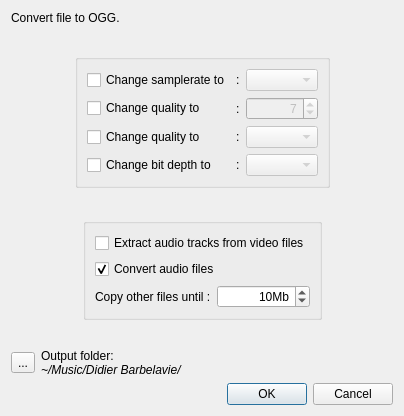
<?xml version="1.0" encoding="UTF-8"?>
<ui version="4.0">
 <class>Dialog</class>
 <widget class="QDialog" name="Dialog">
  <property name="geometry">
   <rect>
    <x>0</x>
    <y>0</y>
    <width>404</width>
    <height>416</height>
   </rect>
  </property>
  <property name="windowTitle">
   <string>Convert to OGG</string>
  </property>
  <layout class="QVBoxLayout" name="verticalLayout">
   <item>
    <widget class="QLabel" name="labelPresentation">
     <property name="text">
      <string>Convert file to OGG.</string>
     </property>
     <property name="wordWrap">
      <bool>true</bool>
     </property>
    </widget>
   </item>
   <item>
    <spacer name="verticalSpacer_3">
     <property name="orientation">
      <enum>Qt::Vertical</enum>
     </property>
     <property name="sizeHint" stdset="0">
      <size>
       <width>20</width>
       <height>40</height>
      </size>
     </property>
    </spacer>
   </item>
   <item>
    <layout class="QHBoxLayout" name="horizontalLayout_2">
     <item>
      <spacer name="horizontalSpacer">
       <property name="orientation">
        <enum>Qt::Horizontal</enum>
       </property>
       <property name="sizeHint" stdset="0">
        <size>
         <width>40</width>
         <height>20</height>
        </size>
       </property>
      </spacer>
     </item>
     <item>
      <widget class="QGroupBox" name="groupBox">
       <property name="title">
        <string/>
       </property>
       <layout class="QGridLayout" name="gridLayout_3">
        <item row="0" column="1">
         <layout class="QGridLayout" name="gridLayout">
          <item row="2" column="3">
           <widget class="QSpinBox" name="spinBoxOggQuality">
            <property name="enabled">
             <bool>false</bool>
            </property>
            <property name="alignment">
             <set>Qt::AlignRight|Qt::AlignTrailing|Qt::AlignVCenter</set>
            </property>
            <property name="minimum">
             <number>0</number>
            </property>
            <property name="maximum">
             <number>10</number>
            </property>
            <property name="value">
             <number>7</number>
            </property>
           </widget>
          </item>
          <item row="0" column="3">
           <widget class="QComboBox" name="comboBoxSamplerate">
            <property name="enabled">
             <bool>false</bool>
            </property>
            <property name="toolTip">
             <string>&lt;html&gt;&lt;head/&gt;&lt;body&gt;&lt;p&gt;44.100 KHz is used for Audio CD.&lt;br/&gt;48.000 KHz is commonly used for video.&lt;/p&gt;&lt;p&gt;Audio quality and file size increases with the value.&lt;/p&gt;&lt;/body&gt;&lt;/html&gt;</string>
            </property>
           </widget>
          </item>
          <item row="0" column="2">
           <widget class="QLabel" name="labelColonSamplerate">
            <property name="text">
             <string>:</string>
            </property>
           </widget>
          </item>
          <item row="2" column="2">
           <widget class="QLabel" name="labelColonOggQuality">
            <property name="text">
             <string>:</string>
            </property>
           </widget>
          </item>
          <item row="2" column="0">
           <widget class="QCheckBox" name="checkBoxOggQuality">
            <property name="text">
             <string>Change quality to</string>
            </property>
           </widget>
          </item>
          <item row="0" column="0">
           <widget class="QCheckBox" name="checkBoxSamplerate">
            <property name="toolTip">
             <string>&lt;html&gt;&lt;head/&gt;&lt;body&gt;&lt;p&gt;Check it if you want to specify the samplerate of the converted file(s).&lt;/p&gt;&lt;p&gt;If you don't check it, converted files will have the same samplerate as input files.&lt;/p&gt;&lt;/body&gt;&lt;/html&gt;</string>
            </property>
            <property name="layoutDirection">
             <enum>Qt::LeftToRight</enum>
            </property>
            <property name="text">
             <string>Change samplerate to</string>
            </property>
           </widget>
          </item>
          <item row="3" column="0">
           <widget class="QCheckBox" name="checkBoxMp3Quality">
            <property name="text">
             <string>Change quality to </string>
            </property>
           </widget>
          </item>
          <item row="4" column="0">
           <widget class="QCheckBox" name="checkBoxBitDepth">
            <property name="text">
             <string>Change bit depth to</string>
            </property>
           </widget>
          </item>
          <item row="3" column="2">
           <widget class="QLabel" name="labelColonMp3Quality">
            <property name="text">
             <string>:</string>
            </property>
           </widget>
          </item>
          <item row="4" column="2">
           <widget class="QLabel" name="labelColonBitDepth">
            <property name="text">
             <string>:</string>
            </property>
           </widget>
          </item>
          <item row="3" column="3">
           <widget class="QComboBox" name="comboBoxMp3Quality">
            <property name="enabled">
             <bool>false</bool>
            </property>
           </widget>
          </item>
          <item row="4" column="3">
           <widget class="QComboBox" name="comboBoxBitDepth">
            <property name="enabled">
             <bool>false</bool>
            </property>
           </widget>
          </item>
         </layout>
        </item>
       </layout>
      </widget>
     </item>
     <item>
      <spacer name="horizontalSpacer_2">
       <property name="orientation">
        <enum>Qt::Horizontal</enum>
       </property>
       <property name="sizeHint" stdset="0">
        <size>
         <width>40</width>
         <height>20</height>
        </size>
       </property>
      </spacer>
     </item>
    </layout>
   </item>
   <item>
    <spacer name="verticalSpacer_2">
     <property name="orientation">
      <enum>Qt::Vertical</enum>
     </property>
     <property name="sizeHint" stdset="0">
      <size>
       <width>20</width>
       <height>40</height>
      </size>
     </property>
    </spacer>
   </item>
   <item>
    <layout class="QHBoxLayout" name="horizontalLayout_3">
     <item>
      <spacer name="horizontalSpacer_3">
       <property name="orientation">
        <enum>Qt::Horizontal</enum>
       </property>
       <property name="sizeHint" stdset="0">
        <size>
         <width>40</width>
         <height>20</height>
        </size>
       </property>
      </spacer>
     </item>
     <item>
      <widget class="QGroupBox" name="groupBoxFolder">
       <property name="title">
        <string/>
       </property>
       <layout class="QGridLayout" name="gridLayout_2">
        <item row="2" column="1">
         <widget class="QSpinBox" name="spinBoxCopySize">
          <property name="alignment">
           <set>Qt::AlignRight|Qt::AlignTrailing|Qt::AlignVCenter</set>
          </property>
          <property name="accelerated">
           <bool>true</bool>
          </property>
          <property name="suffix">
           <string>Mb</string>
          </property>
          <property name="maximum">
           <number>10000</number>
          </property>
          <property name="value">
           <number>10</number>
          </property>
         </widget>
        </item>
        <item row="0" column="0" colspan="2">
         <widget class="QCheckBox" name="checkBoxVideo">
          <property name="text">
           <string>Extract audio tracks from video files</string>
          </property>
         </widget>
        </item>
        <item row="1" column="0" colspan="2">
         <widget class="QCheckBox" name="checkBoxAudio">
          <property name="text">
           <string>Convert audio files</string>
          </property>
          <property name="checked">
           <bool>true</bool>
          </property>
         </widget>
        </item>
        <item row="2" column="0">
         <widget class="QLabel" name="label_4">
          <property name="text">
           <string>Copy other files until :</string>
          </property>
         </widget>
        </item>
       </layout>
      </widget>
     </item>
     <item>
      <spacer name="horizontalSpacer_4">
       <property name="orientation">
        <enum>Qt::Horizontal</enum>
       </property>
       <property name="sizeHint" stdset="0">
        <size>
         <width>40</width>
         <height>20</height>
        </size>
       </property>
      </spacer>
     </item>
    </layout>
   </item>
   <item>
    <spacer name="verticalSpacer">
     <property name="orientation">
      <enum>Qt::Vertical</enum>
     </property>
     <property name="sizeHint" stdset="0">
      <size>
       <width>20</width>
       <height>40</height>
      </size>
     </property>
    </spacer>
   </item>
   <item>
    <layout class="QHBoxLayout" name="horizontalLayout">
     <item>
      <widget class="QToolButton" name="toolButtonOutputPath">
       <property name="text">
        <string>...</string>
       </property>
       <property name="icon">
        <iconset theme="folder-open">
         <normaloff>.</normaloff>.</iconset>
       </property>
      </widget>
     </item>
     <item>
      <widget class="QLabel" name="labelOutputPath">
       <property name="text">
        <string>&lt;html&gt;&lt;head/&gt;&lt;body&gt;&lt;p&gt;Output folder:&lt;br/&gt;&lt;span style=&quot; font-style:italic;&quot;&gt;~/Music/Didier Barbelavie/&lt;/span&gt;&lt;/p&gt;&lt;/body&gt;&lt;/html&gt;</string>
       </property>
      </widget>
     </item>
    </layout>
   </item>
   <item>
    <widget class="QDialogButtonBox" name="buttonBox">
     <property name="orientation">
      <enum>Qt::Horizontal</enum>
     </property>
     <property name="standardButtons">
      <set>QDialogButtonBox::Cancel|QDialogButtonBox::Ok</set>
     </property>
    </widget>
   </item>
  </layout>
 </widget>
 <resources/>
 <connections>
  <connection>
   <sender>buttonBox</sender>
   <signal>accepted()</signal>
   <receiver>Dialog</receiver>
   <slot>accept()</slot>
   <hints>
    <hint type="sourcelabel">
     <x>248</x>
     <y>254</y>
    </hint>
    <hint type="destinationlabel">
     <x>157</x>
     <y>274</y>
    </hint>
   </hints>
  </connection>
  <connection>
   <sender>buttonBox</sender>
   <signal>rejected()</signal>
   <receiver>Dialog</receiver>
   <slot>reject()</slot>
   <hints>
    <hint type="sourcelabel">
     <x>316</x>
     <y>260</y>
    </hint>
    <hint type="destinationlabel">
     <x>286</x>
     <y>274</y>
    </hint>
   </hints>
  </connection>
 </connections>
</ui>
